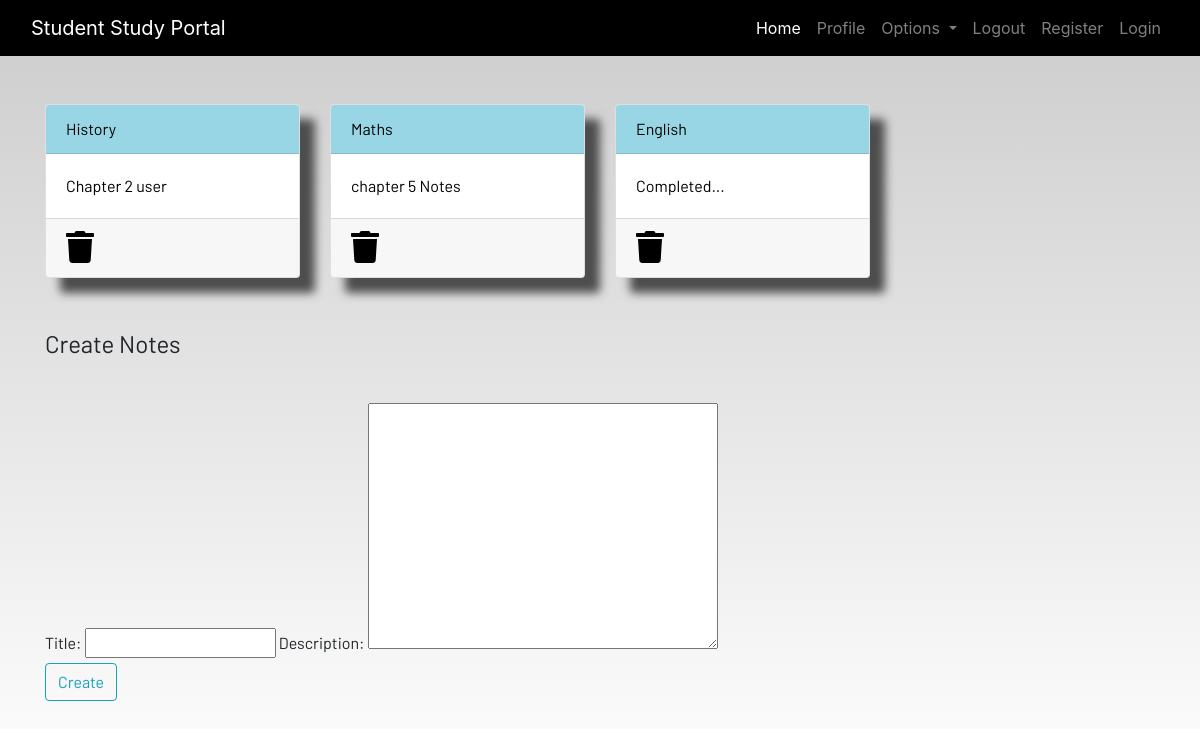
Screenshot of /notes (signed in) with the database file from the repository.
### dashboard/models.py (models this page shows, shortened)
class Notes(models.Model):
    user = models.ForeignKey(User, on_delete=models.CASCADE)
    title = models.CharField(max_length=200)
    description = models.TextField()
    class Meta:
        verbose_name = "notes"
        verbose_name_plural = "notes"

### dashboard/views.py (the view)
# urls.py: path('notes', views.notes, name="notes"),
@login_required
def notes(request):
    if request.method == "POST":
        form = NotesForm(request.POST)
        if form.is_valid():
            notes = Notes(user=request.user, title=request.POST['title'], description=request.POST['description'])
            notes.save()
        messages.success(request, f"Notes Added from {request.user.username} Successfully")
    else:
        form = NotesForm()
    notes = Notes.objects.filter(user=request.user)
    context = {'notes': notes, 'form': form}
    return render(request, 'dashboard/notes.html', context)

### dashboard/forms.py
class NotesForm(forms.ModelForm):
    class Meta:
        model = Notes
        fields = ['title', 'description']

### templates/dashboard/notes.html (shortened to what this page needs)
{% extends 'dashboard/base.html' %}
{% load static %}
{% block content %}
<div class="container">
    <div class="row">
        {% for note in notes %}
        <div class="col-md-3">
            <a href="{% url 'notes-detail' note.id %}">
                <div class="card">
                    <div class="card-header">{{note.title}}</div>
                    <div class="card-body">{{note.description|slice:"0:100"}}</div>
                    <div class="card-footer mt-auto "><a href="{% url 'delete-note' note.id %}">
                        <i class="fa fa-trash fa-2x"></i></a>
                    </div>
                </div>
            </a>
        </div>
        {% endfor %}
        <br><br>
    </div>
</div>
<br><br>
<div class="container">
    <form method="POST">
        <fieldset class="form-group">
            <legend class="border-bottom mb-4">Create Notes</legend>
        </fieldset>
      {{form}}
        <div class="form-group">
            <button href="" class="btn btn-outline-info" type="submit">
                Create
            </button>
        </div>
    </form>
</div>
{% endblock content %}

### static/Css/main.css (style rules this page uses)
html { scroll-behavior: smooth; height: 100%; width: 100%; }
.card { box-shadow: 15px 15px 10px rgb(78, 77, 77); }
a { text-decoration: none !important; color: black; }
.card-header { color: black !important; background: rgb(152, 214, 230) !important; transition: 0.3s ease-in; }
html, body { max-width: 100%; overflow-x: hidden; height: 100%; width: 100%; }
body { background: linear-gradient(rgba(0, 0, 0, 0.2), rgba(255, 255, 255, 0.5)); overflow-x: hidden; background-repeat: no-repeat; }
.card-header { background-color: rgb(133, 204, 231); }
.col-md-3 .card { width: 100%; height: 100%; }
.fa { color: black; }

### rows the page displays
Notes: title "History", description "Chapter 2 user"
Notes: title "Maths", description "chapter 5 Notes"
Notes: title "English", description "Completed..."
